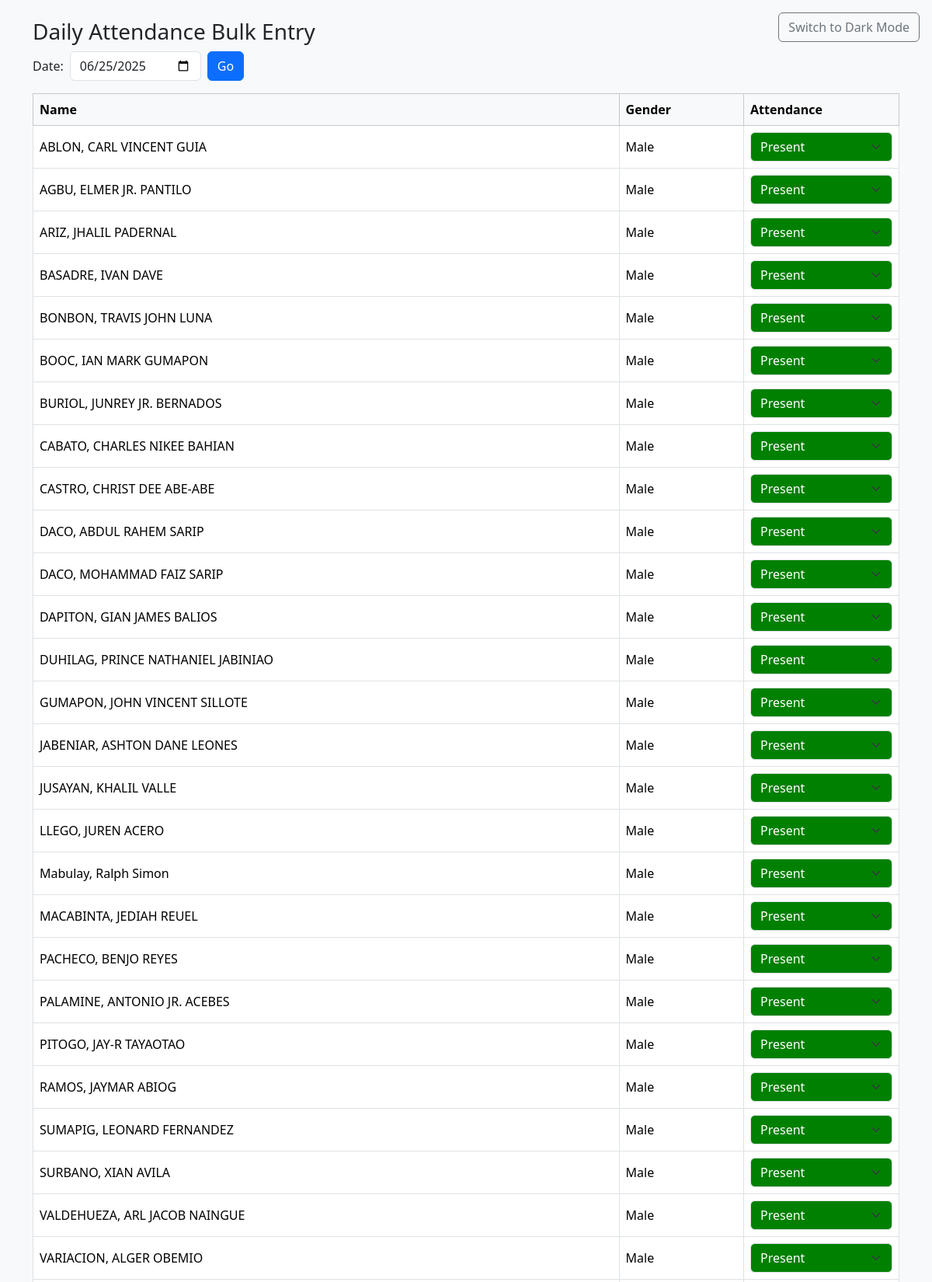
Screenshot of /attendance_bulk.php (signed in, upper part) with the database file from the repository.
### tables this page shows
CREATE TABLE `tbl_students` (
  `id` int(11) NOT NULL AUTO_INCREMENT,
  `lrn` varchar(12) NOT NULL,
  `first_name` varchar(50) NOT NULL,
  `last_name` varchar(50) NOT NULL,
  `birthdate` date NOT NULL,
  `gender` enum('Male','Female') NOT NULL,
  `address` varchar(255) DEFAULT NULL,
  `grade_level` varchar(10) DEFAULT NULL,
  `section` varchar(50) DEFAULT NULL,
  `contact_number` varchar(20) DEFAULT NULL,
  `guardian_name` varchar(100) DEFAULT NULL,
  `profile_picture` varchar(255) DEFAULT NULL,
  PRIMARY KEY (`id`),
  UNIQUE KEY `lrn` (`lrn`)
);

### attendance_bulk.php (the view, shortened to what this page needs)
<?php
require 'db_connect.php';
$date = $_GET['date'] ?? date('Y-m-d');
$stmt = $pdo->query("SELECT lrn, first_name, last_name, gender FROM tbl_students ORDER BY gender, last_name, first_name");
$students = $stmt->fetchAll();
?>
<!DOCTYPE html>
<html>
<head>
    <link href="https://cdn.jsdelivr.net/npm/bootstrap@5.3.3/dist/css/bootstrap.min.css" rel="stylesheet">
</head>
<body class="bg-light">
<div class="container py-4">
    <h3>Daily Attendance Bulk Entry</h3>
    <form method="get" class="mb-3">
        <div class="row g-2 align-items-center">
            <div class="col-auto">
                <label for="date" class="col-form-label">Date:</label>
            </div>
            <div class="col-auto">
                <input type="date" id="date" name="date" class="form-control" value="<?= htmlspecialchars($date) ?>" required>
            </div>
            <div class="col-auto">
                <button type="submit" class="btn btn-primary">Go</button>
            </div>
        </div>
    </form>
    <form method="post">
        <table class="table table-bordered align-middle">
            <thead class="table-light">
                <tr>
                    <th>Name</th>
                    <th>Gender</th>
                    <th style="width:200px;">Attendance</th>
                </tr>
            </thead>
            <tbody>
                <?php foreach ($students as $student): ?>
                    <tr>
                        <td><?= htmlspecialchars($student['last_name'] . ', ' . $student['first_name']) ?></td>
                        <td><?= htmlspecialchars($student['gender']) ?></td>
                        <td>
                            <select name="attendance[<?= htmlspecialchars($student['lrn']) ?>]" class="form-select attendance-select" required>
                                <option value="Present" style="color:green;" selected>Present</option>
                            </select>
                        </td>
                    </tr>
                <?php endforeach; ?>
            </tbody>
        </table>
    </form>
</div>
<button id="theme-toggle" class="btn btn-outline-secondary position-fixed" style="top: 1rem; right: 1rem; z-index: 1050;">
</button>
</body>
</html>

### rows the page displays
tbl_students: last_name+first_name "ABLON, CARL VINCENT GUIA", gender "Male", lrn "Present"
tbl_students: last_name+first_name "AGBU, ELMER JR. PANTILO", gender "Male", lrn "Present"
tbl_students: last_name+first_name "ARIZ, JHALIL PADERNAL", gender "Male", lrn "Present"
tbl_students: last_name+first_name "BASADRE, IVAN DAVE", gender "Male", lrn "Present"
tbl_students: last_name+first_name "BONBON, TRAVIS JOHN LUNA", gender "Male", lrn "Present"
tbl_students: last_name+first_name "BOOC, IAN MARK GUMAPON", gender "Male", lrn "Present"
tbl_students: last_name+first_name "BURIOL, JUNREY JR. BERNADOS", gender "Male", lrn "Present"
tbl_students: last_name+first_name "CABATO, CHARLES NIKEE BAHIAN", gender "Male", lrn "Present"
tbl_students: last_name+first_name "CASTRO, CHRIST DEE ABE-ABE", gender "Male", lrn "Present"
tbl_students: last_name+first_name "DACO, ABDUL RAHEM SARIP", gender "Male", lrn "Present"
tbl_students: last_name+first_name "DACO, MOHAMMAD FAIZ SARIP", gender "Male", lrn "Present"
tbl_students: last_name+first_name "DAPITON, GIAN JAMES BALIOS", gender "Male", lrn "Present"
tbl_students: last_name+first_name "DUHILAG, PRINCE NATHANIEL JABINIAO", gender "Male", lrn "Present"
tbl_students: last_name+first_name "GUMAPON, JOHN VINCENT SILLOTE", gender "Male", lrn "Present"
tbl_students: last_name+first_name "JABENIAR, ASHTON DANE LEONES", gender "Male", lrn "Present"
tbl_students: last_name+first_name "JUSAYAN, KHALIL VALLE", gender "Male", lrn "Present"
tbl_students: last_name+first_name "LLEGO, JUREN ACERO", gender "Male", lrn "Present"
tbl_students: last_name+first_name "Mabulay, Ralph Simon", gender "Male", lrn "Present"
tbl_students: last_name+first_name "MACABINTA, JEDIAH REUEL", gender "Male", lrn "Present"
tbl_students: last_name+first_name "PACHECO, BENJO REYES", gender "Male", lrn "Present"
tbl_students: last_name+first_name "PALAMINE, ANTONIO JR. ACEBES", gender "Male", lrn "Present"
tbl_students: last_name+first_name "PITOGO, JAY-R TAYAOTAO", gender "Male", lrn "Present"
tbl_students: last_name+first_name "RAMOS, JAYMAR ABIOG", gender "Male", lrn "Present"
tbl_students: last_name+first_name "SUMAPIG, LEONARD FERNANDEZ", gender "Male", lrn "Present"
tbl_students: last_name+first_name "SURBANO, XIAN AVILA", gender "Male", lrn "Present"
tbl_students: last_name+first_name "VALDEHUEZA, ARL JACOB NAINGUE", gender "Male", lrn "Present"
tbl_students: last_name+first_name "VARIACION, ALGER OBEMIO", gender "Male", lrn "Present"
